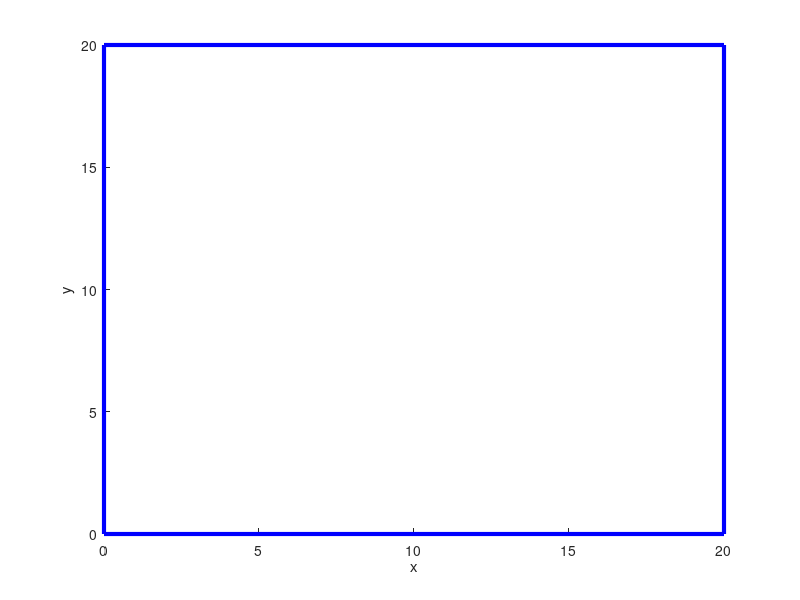

Recreate this plot in MATLAB. (Note: this script raises an error after producing the figure.)
function drawPoolEnvironment()
    global controlArray;
    global controlIndex;
    %poolXLims = [0 12]';
    %poolYLims = [0 13]';
    poolXLims = [0 20]';
    poolYLims = [0 20]';
    rampXLims = [0 4]';
    rampYLims = [11 13]';
    %Draw the pool area

    hold on
        plot([poolXLims(1), poolXLims(1), poolXLims(2), poolXLims(2), poolXLims(1)], ...
        [poolYLims(1), poolYLims(2), poolYLims(2), poolYLims(1), poolYLims(1)], 'b' , 'LineWidth', 3)
%     %Draw the ramp
%     fill([rampXLims(1), rampXLims(1), rampXLims(2), rampXLims(2), rampXLims(1)], ...
%         [rampYLims(1), rampYLims(2), rampYLims(2), rampYLims(1), rampYLims(1)], 'r' , 'LineWidth', 1)
    xlabel('x')
    ylabel('y')
    
% 
%     x = [8.894, 5.665, 2.656, 1.480, 1.675, 3.769, 5.471, 9.284, 9.980,...
%         9.183, 3.595, 2.358, 2.511, 4.542, 6.451, 8.331, 8.862, 9.599,...
%         10.284, 10.141];
%     y = [1.732, 2.363, 1.961, 3.135, 8.425, 9.916, 9.591, 10.713, 9.900,...
%         9.314, 8.988, 7.741, 3.485, 3.186, 2.840, 3.011, 4.809, 5.117,...
%         4.714, 2.669];
%     plot(x, y)
% 
%     x2 = [9.036, 5.695, 2.732, 0.021, 0.028, 1.409, 5.306, 9.387, 11.685,...
%         9.294, 4.346, 3.906, 3.860, 4.630, 6.667, 7.216, 8.143, 10.728,...
%         11.644, 11.580, 9.036];
%     y2 = [0.381, 0.748, 0.445, 3.080, 9.958, 11.204, 11.229, 13.158,...
%         10.265, 7.798, 7.534, 7.023, 5.483, 4.725, 4.366, 4.935, 6.928,...
%         6.970, 5.581, 2.275, 0.381]
%     plot(x2, y2);
    
    incrementalDrawing = true;
    
    if(incrementalDrawing == true)
        if(controlArray(controlIndex,1) == 0)
            drawCircle([controlArray(controlIndex,2), controlArray(controlIndex,3)], controlArray(controlIndex,4))
        else
            plot([controlArray(controlIndex,2), controlArray(controlIndex,4)], [controlArray(controlIndex,3), controlArray(controlIndex,5)], 'k');
        end
    else
        drawTrack();
    end
    hold off
end